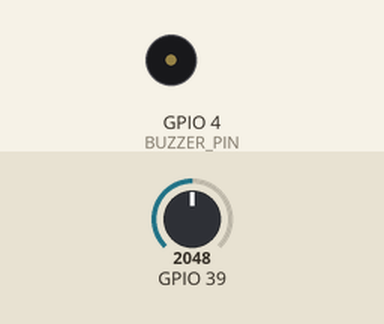
Simulated run of this sketch. Board: ESP32. Shown: buzzer (waves = sounding). Inputs (shaded band) come from the test bench; at power-on: GPIO 39 = 2048. WiFi joins after 1.5 s; servers stay silent unless stated; the local clock reads 2024-03-15 10:24:30 at power-on unless the sketch sets it; web services answer with replies made up by the test bench; what the sketch prints to the serial monitor is not drawn.

Above: at 0.1 s.
At 3.0 s:
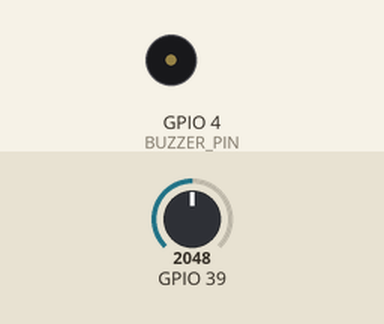
3.1 s: GPIO 39 set to 3972
5.3 s: GPIO 39 set to 4043
At 9.4 s:
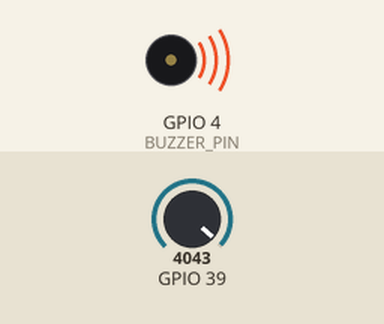
Timing chart, 0 to 14.3 s (numbered marks = the images above; inputs shaded):
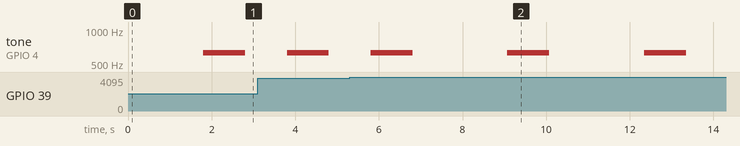

Measured:
- the behaviour switches between 4000 and 4001 on GPIO 39 (found by bisection; images 1 and 2)
- after the input at 5.3 s, tone on GPIO 4 (BUZZER_PIN): alternates 630 Hz for 1.0 s and silent for 2.3 s, starting after 3.8 s

The sketch:

MosquitoCode.ino
```cpp
/*
 * Generated using BlocklyDuino:
 *
 * https://github.com/MediaTek-Labs/BlocklyDuino-for-LinkIt
 *
 * Date: Wed, 23 Feb 2022 03:36:46 GMT
 */
/*  部份程式由吉哥積木產生  */
/*  https://sites.google.com/jes.mlc.edu.tw/ljj/linkit7697  */
#include <Tone32.h>
#include <WiFiClient.h>
#include "time.h"
#include <WiFi.h>

char timeDate[21];
const char* ntpServer = "asia.pool.ntp.org";
const long  gmtOffset_sec = 28800;
const int   daylightOffset_sec = 60000;
const char* resource = "/trigger/esp32google/with/key/xxxxxxxxxxxxxx";
const char* server = "maker.ifttt.com";
int BUZZER_PIN = 4;

int BUZZER_CHANNEL = 0;

int BUZZER_FRE = 630;

int BUZZER_TIME = 1000;

char _lwifi_ssid[] = "AMANI-4G-Home2";
char _lwifi_pass[] = "xxxxxxxxxxxxxx";
void tone32(int BUZZER_PIN, int BUZZER_FRE, int BUZZER_TIME) {
  tone(BUZZER_PIN, BUZZER_FRE, BUZZER_TIME,BUZZER_CHANNEL);
  noTone(BUZZER_PIN,BUZZER_CHANNEL);
}

void printLocalTime() {
  struct tm timeinfo;
  if(!getLocalTime(&timeinfo)){
  Serial.println("Failed to obtain time");
  return;
  }
  strftime(timeDate,21, "%b %d %Y %H:%M:%S", &timeinfo);
  Serial.println(&timeinfo);
}

void makeIFTTTRequest() {
  Serial.print("Connecting to ");
  Serial.print(server);
  WiFiClient client;
  int retries = 5;
  while(!!!client.connect(server, 80) && (retries-- > 0)) {
  Serial.print(".");
  }
  Serial.println();
  if(!!!client.connected()) {
  Serial.println("Failed to connect...");
  }
  //Serial.print("Request resource: ");
  //Serial.println(resource);
  //傳至IFTTT參數
  //要去掉1個反斜線
  String jsonObject = String("{\"value1\":\"") +timeDate + "\",\"value2\":\"" + 1 + "\"}";
  client.println(String("POST ") + resource + " HTTP/1.1");
  client.println(String("Host: ") + server);
  client.println("Connection: close");
  client.println("Content-Type: application/json");
  client.print("Content-Length: ");
  client.println(jsonObject.length());
  client.println();
  client.println(jsonObject);
  int timeout = 5 * 10; // 5 seconds
  while(!!!client.available() && (timeout-- > 0)){
  delay(100);
  }
  if(!!!client.available()) {
  Serial.println("No response...");
  }
  while(client.available()){
  Serial.write(client.read());
  }
  //Serial.println("closing connection");
  client.stop();
}

void setup()
{
  Serial.begin(115200);

  WiFi.disconnect();
  WiFi.softAPdisconnect(true);
  WiFi.mode(WIFI_STA);
  WiFi.begin(_lwifi_ssid, _lwifi_pass);
  while (WiFi.status() != WL_CONNECTED) { delay(500); }
  delay(300);
  configTime(gmtOffset_sec, daylightOffset_sec, ntpServer);
}


void loop()
{
  //IFTTT URL resource

tone32(BUZZER_PIN, BUZZER_FRE, BUZZER_TIME);
  Serial.println(analogRead(39));
  if (analogRead(39) > 4000) {
    Serial.println("電擊到蚊子，上傳google試算表儲存中…");
    printLocalTime();
    makeIFTTTRequest();
    delay(1000);
  } else {
    Serial.println("沒有蚊子");
  }
  delay(1000);
}
```
